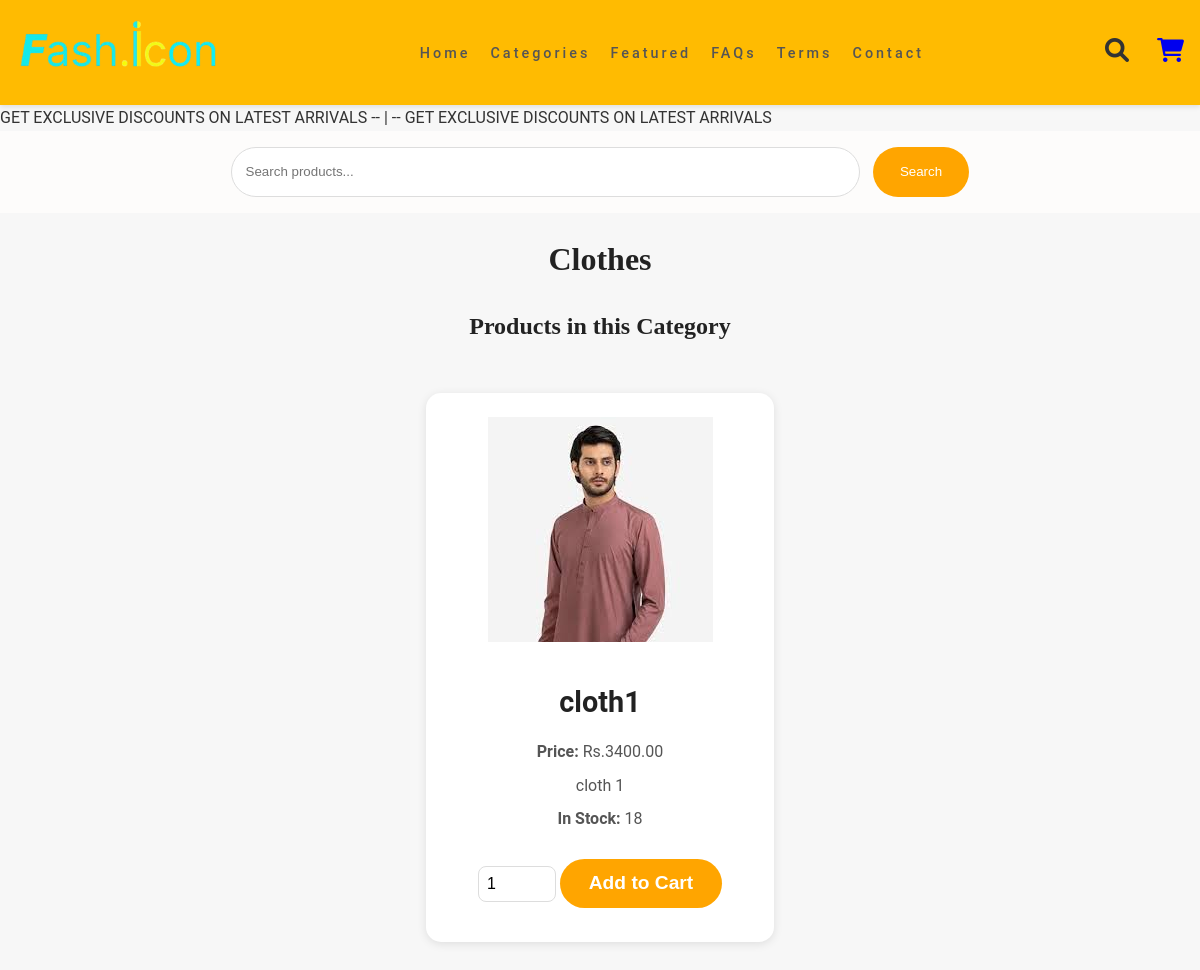
The page /category/cloth/ on the database its author committed.
### keychain_app/models.py (models this page shows, shortened)
class Category(models.Model):
    name = models.CharField(max_length=100)
    url_name = models.SlugField(unique=True, default='none')  # Specify a default value
    image = models.ImageField(upload_to='category_images/', blank=True, null=True)  # Add image field
    description = models.TextField(blank=True)

class Product(models.Model):
    name = models.CharField(max_length=100)
    description = models.TextField()
    price = models.DecimalField(max_digits=10, decimal_places=2)
    original_price = models.DecimalField(max_digits=10, decimal_places=2, null=True, blank=True)
    quantity = models.PositiveIntegerField()
    image = models.ImageField(upload_to='products/')
    is_featured = models.BooleanField(default=False)
    is_discounted = models.BooleanField(default=False)  # New field for discounted items
    is_best_seller = models.BooleanField(default=False)  # New field for best sellers
    category = models.ForeignKey(Category, related_name='products', on_delete=models.CASCADE)

### keychain_app/views.py (the view)
# urls.py: path('category/<str:url_name>/', views.category_detail, name='category_detail'),
def category_detail(request, url_name):
    category = get_object_or_404(Category, url_name=url_name)  # Assuming your Category model has a `url_name` field
    products = category.products.all()  # Fetch all products related to this category
    context = {
        'category': category,
        'products': products,
    }
    return render(request, 'category_detail.html', context)  # Render your category detail template

### keychain_app/templates/category_detail.html (shortened to what this page needs)
{% load static %}
<!DOCTYPE html>
<html lang="en">
<head>
    <link
    rel="stylesheet"
    href="https://cdnjs.cloudflare.com/ajax/libs/font-awesome/5.15.2/css/all.min.css"
  />
</head>
<body>
    {% include 'navbar.html' %}
    <h1>{{ category.name }}</h1>
    <h2>Products in this Category</h2>
    <ul class="product-list">
        {% for product in products %}
            <li class="product-item">
                <img src="{{ product.image.url }}" alt="">
                <h3>{{ product.name }}</h3>
                <div class="product-info">
                    <p><strong>Price:</strong> Rs.{{ product.price }}</p>
                    <p>{{ product.description }}</p>
                    <p><strong>In Stock:</strong> {{ product.quantity }}</p>
                </div>
                <form method="post" action="{% url 'add_product_to_cart' product.id %}">
                    <input type="number" name="quantity_{{ product.id }}" value="1" min="1" max="{{ product.quantity }}">
                    <button type="submit">Add to Cart</button>
                </form>
            </li>
        {% empty %}
            <p>No products available in this category.</p>
        {% endfor %}
    </ul>
</body>
</html>

### keychain_app/templates/category_detail.html (style rules this page uses)
body { margin: 0; font-family: 'Roboto', sans-serif; background-color: #f7f7f7; color: #333; line-height: 1.6; }
h1, h2 { font-family: 'Playfair Display', serif; color: #222; text-align: center; }
p { font-size: 1.1em; color: #555; text-align: center; }
.product-list { display: flex; flex-wrap: wrap; justify-content: center; list-style-type: none; padding: 0; margin: 2em 0; }
.product-item { background-color: white; margin: 1em; flex: 1 1 calc(30% - 2em); border-radius: 15px; padding: 1.5em; box-shadow: 0 2px 10px rgba(0, 0, 0, 0.1); text-align: center; max-width: 300px; }
h3 { font-size: 1.8em; margin-bottom: 0.5em; color: #222; }
.product-info p { margin: 0.5em 0; font-size: 1em; color: #555; }
input[type="number"] { padding: 0.5em; font-size: 1em; border-radius: 8px; border: 1px solid #ddd; margin-bottom: 1em; outline: none; transition: border 0.3s ease; width: 60px; }
button[type="submit"] { padding: 0.7em 1.5em; background-color: orange; color: white; border: none; border-radius: 25px; cursor: pointer; font-size: 1.2em; font-weight: bold; text-align: center; margin-top: 1em; }

### keychain_app/templates/navbar.html (style rules this page uses)
body { margin: 0; font-family: 'Roboto', sans-serif; background-color: #f7f7f7; color: #333; line-height: 1.6; }

### rows shown on the page
Category: name "Clothes"
Product: image (picture), name "cloth1", price "3400.00", description "cloth 1", quantity "18", id "1"
